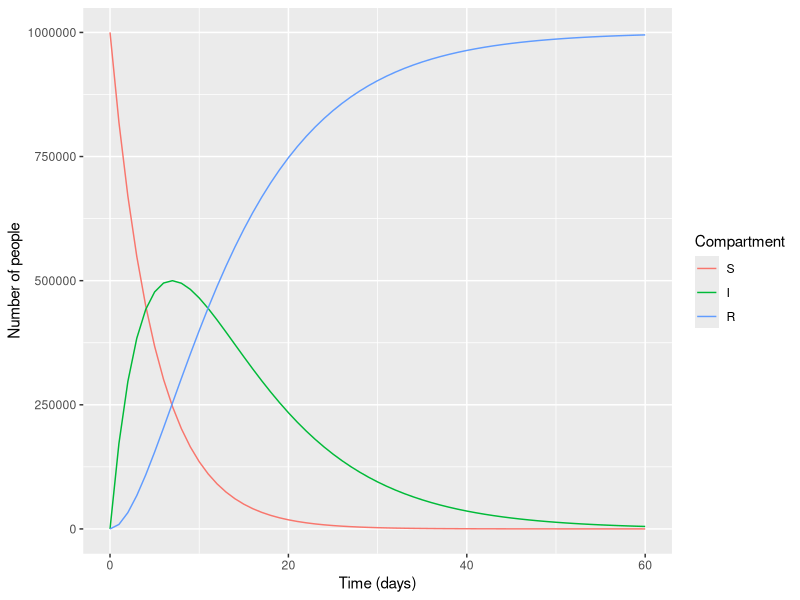

This chart was generated by the following R code:
## ---- chunk 1
knitr::opts_chunk$set(echo = TRUE)
library(deSolve)
library(reshape2)
library(ggplot2)
## ---- chunk 2
# MODEL INPUTS:
# Vector storing the initial number of people in each compartment (at timestep 0)
initial_state_values =  c(S = 999999,  # the whole population we are modeling is susceptible to infection
                          I = 1,       # the epidemic starts with a single infected person
                          R = 0)       # there is no prior immunity in the population
# Vector storing the parameters describing the transition rates in units of days^-1
parameters = c(lambda = 0.2,  # the force of infection, which acts on susceptibles
                gamma = 0.1)   # the rate of recovery, which acts on those infected

# TIMESTEPS:
# Vector storing the sequence of timesteps to solve the model at
times = seq(from = 0, to = 60, by = 1)   # from 0 to 60 days in daily intervals

# SIR MODEL FUNCTION: 
sir_model = function(time, state, parameters) {  
    with(as.list(c(state, parameters)), {
      dS = -lambda * S               
      dI = lambda * S - gamma * I    
      dR = gamma * I                
    return(list(c(dS, dI, dR))) 
    })
}

# MODEL OUTPUT (solving the differential equations)
output = as.data.frame(ode(y = initial_state_values, 
                            times = times, 
                            func = sir_model,
                            parms = parameters))
output
## ---- chunk 3
output_long <- melt(as.data.frame(output), id = "time")                  # turn output dataset into long format

ggplot(data = output_long,                                               # specify object containing data to plot
       aes(x = time, y = value, colour = variable, group = variable)) +  # assign columns to axes and groups
  geom_line() +                                                          # represent data as lines
  xlab("Time (days)")+                                                   # add label for x axis
  ylab("Number of people") +                                             # add label for y axis
  labs(colour = "Compartment")                                           # add legend title
